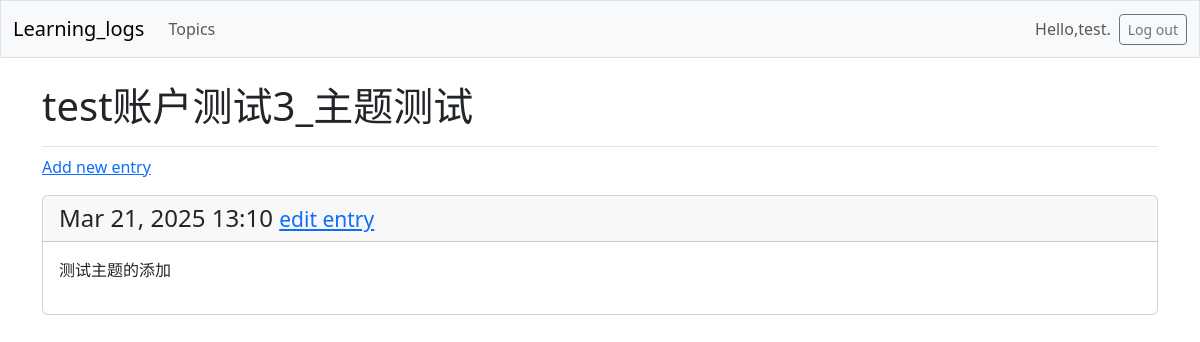
The page /topics/7/ (signed in) on the database as committed earlier.
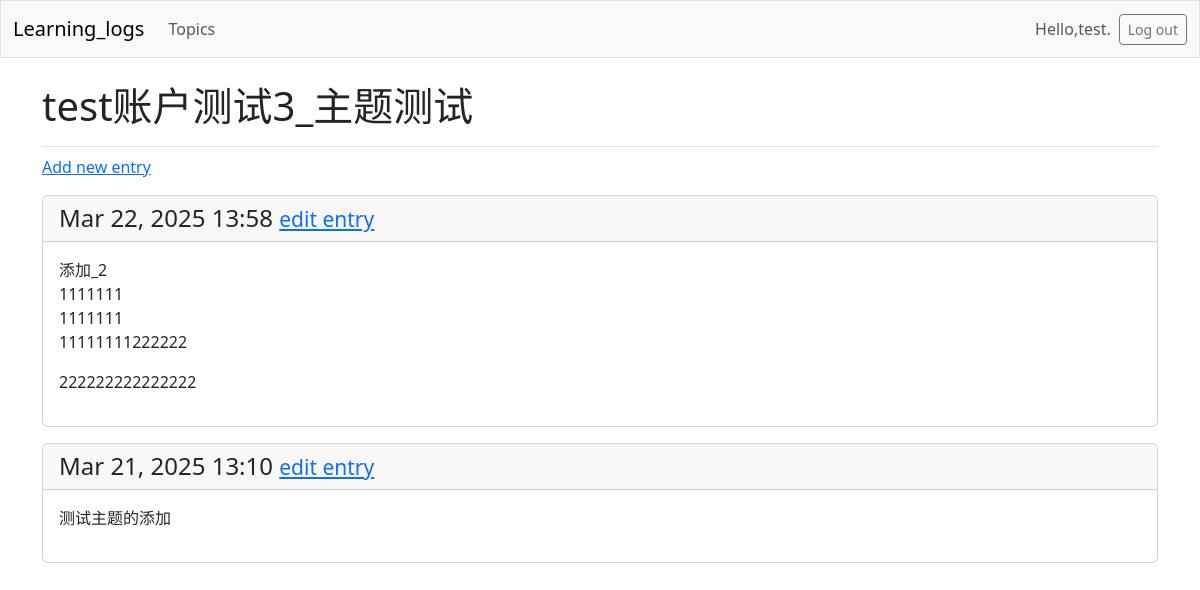
The same page on the database as committed later.
### learning_logs/models.py (models this page shows, shortened)
class Topic(models.Model):
    text=models.CharField(max_length=200)
    date_added=models.DateTimeField(auto_now_add=True)
    owner = models.ForeignKey(User, on_delete=models.CASCADE)

class Entry(models.Model):
    topic=models.ForeignKey(Topic,on_delete=models.CASCADE)
    text=models.TextField()
    date_added=models.DateTimeField(auto_now_add=True)
    class Meta:
        verbose_name_plural='entries'

### learning_logs/views.py (the view)
# urls.py: path('topics/<int:topic_id>/',views.topic,name='topic'),
@login_required
def topic(request,topic_id):
    topic=Topic.objects.get(id=topic_id)
    check_topic_owner(request,topic)
    entries=topic.entry_set.order_by('-date_added')
    context={'topic':topic,'entries':entries}
    return render(request,'learning_logs/topic.html',context)

### learning_logs/views.py (called while the page is built)
def check_topic_owner(request,topic):
    if topic.owner != request.user:
        raise Http404

### learning_logs/templates/learning_logs/topic.html
{% extends 'learning_logs/base.html' %}
{% block page_header %}
  <h1>{{ topic.text }}</h1>
{% endblock page_header %}
{% block content %}
  <p>
      <a href="{% url 'learning_logs:new_entry' topic.id %}">Add new entry</a>
  </p>
  {%for entry in entries%}
    <div class="card mb-3">
      <h4 class="card-header">
        {{ entry.date_added|date:'M d, Y H:i' }}
        <small><a href="{% url 'learning_logs:edit_entry' entry.id %}">edit entry</a></small>
      </h4>
      <div class="card-body">{{ entry.text|linebreaks }}</div>
    </div>
  {% empty %}
    <p>There are no entries for this topic yet.</p>
  {% endfor%}
{% endblock content %}

### learning_logs/templates/learning_logs/base.html (shortened to what this page needs)
<!DOCTYPE html>
<html lang="en">
<head>
    {% load django_bootstrap5 %}
    {% bootstrap_css %}
</head>
<body>
    <nav class="navbar navbar-expand-md navbar-light bg-light mb-4 border">
        <div class="container-fluid">
            <a class="navbar-brand" href="{% url 'learning_logs:index' %}">
                Learning_logs</a>
            <div class="collapse navbar-collapse" id="navbarCollapse">
                <ul class="navbar-nav me-auto mb-2 mb-md-0">
                    <li class="nav-item">
                        <a class="nav-link" href="{% url 'learning_logs:topics' %}">
                            Topics</a></li>
                </ul>
                <ul class="navbar-nav ms-auto mb-2 mb-md-0">
                    {% if user.is_authenticated %}
                        <li class="nav-item">
                            <span class="navbar-text me-2">
                                Hello,{{ user.username}}.
                            </span></li>
                    {% endif %}
                </ul>
                {% if user.is_authenticated %}
                    <form action="{% url 'accounts:logout' %}" method='post'>
                        <button name='submit' class='btn btn-outline-secondary btn-sm'>
                            Log out
                        </button>
                    </form>
                {% endif %}
            </div>
        </div>
    </nav>
    <main class="container">
        <div class="pb-2 mb-2 border-bottom">
            {% block page_header %}{% endblock page_header %}
        </div>
        <div>
            {% block content %}{% endblock content %}
        </div>
    </main>
</body>
</html>

Rows that differ between the two databases and show on the page:
added Entry: date_added "Mar 22, 2025 13:58", text "添加_2 1111111 1111111 11111111222222 222222222222222"
